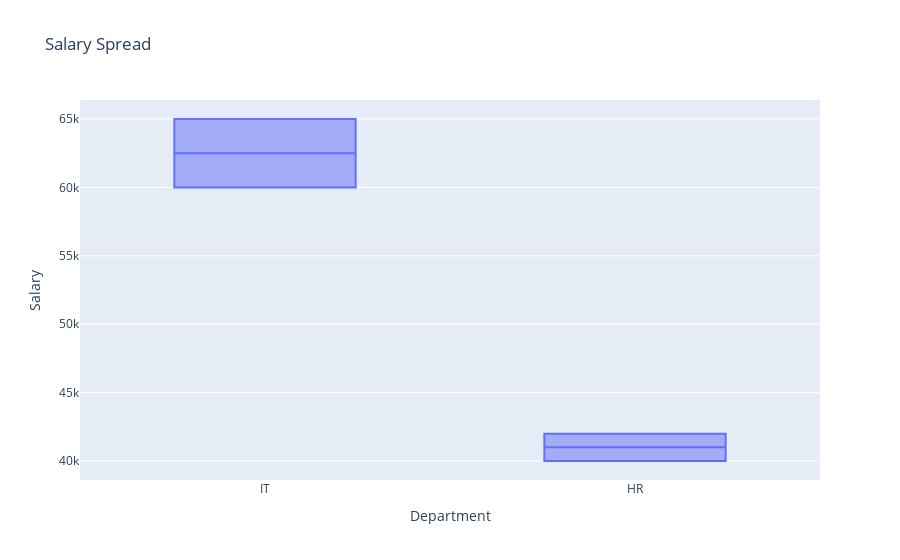

The cell this chart's notebook holds for it:
### Code cell
#box plot
df = pd.DataFrame({
    "Department": ["IT", "IT", "HR", "HR"],
    "Salary": [60000, 65000, 40000, 42000]
})

fig = px.box(
    df,
    x="Department",
    y="Salary",
    title="Salary Spread"
)
fig.show()

### Figure 1 — Plotly figure (JSON) as saved in the notebook; plotly's stock layout.template omitted (floating-point values rounded to 4 significant figures)
{"data": [{"alignmentgroup": "True", "hovertemplate": "Department=%{x}<br>Salary=%{y}<extra></extra>", "legendgroup": "", "marker": {"color": "#636efa"}, "name": "", "notched": false, "offsetgroup": "", "orientation": "v", "showlegend": false, "type": "box", "x": ["IT", "IT", "HR", "HR"], "x0": " ", "xaxis": "x", "y": [60000, 65000, 40000, 42000], "y0": " ", "yaxis": "y"}], "layout": {"boxmode": "group", "legend": {"tracegroupgap": 0}, "title": {"text": "Salary Spread"}, "xaxis": {"anchor": "y", "domain": [0, 1], "title": {"text": "Department"}}, "yaxis": {"anchor": "x", "domain": [0, 1], "title": {"text": "Salary"}}}}
